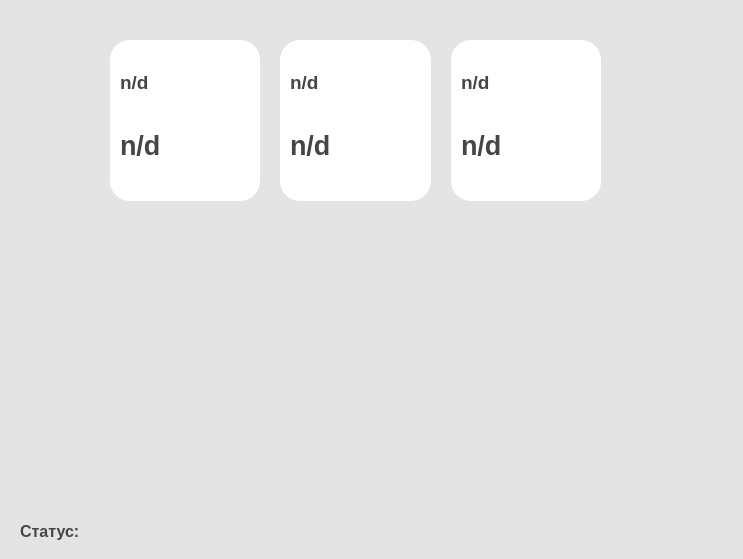
<?xml version="1.0" encoding="UTF-8"?>
<ui version="4.0">
 <class>MainWindow</class>
 <widget class="QMainWindow" name="MainWindow">
  <property name="geometry">
   <rect>
    <x>0</x>
    <y>0</y>
    <width>743</width>
    <height>559</height>
   </rect>
  </property>
  <property name="windowTitle">
   <string>MainWindow</string>
  </property>
  <property name="layoutDirection">
   <enum>Qt::LayoutDirection::LeftToRight</enum>
  </property>
  <property name="styleSheet">
   <string notr="true">QWidget {
	background-color: #e4e4e4;
}
</string>
  </property>
  <widget class="QWidget" name="centralwidget">
   <widget class="QWidget" name="widget" native="true">
    <property name="geometry">
     <rect>
      <x>110</x>
      <y>40</y>
      <width>491</width>
      <height>161</height>
     </rect>
    </property>
    <property name="styleSheet">
     <string notr="true">background-color: none;</string>
    </property>
    <layout class="QHBoxLayout" name="horizontalLayout">
     <property name="spacing">
      <number>20</number>
     </property>
     <property name="sizeConstraint">
      <enum>QLayout::SizeConstraint::SetMinimumSize</enum>
     </property>
     <item>
      <widget class="QWidget" name="widgetTemperatura" native="true">
       <property name="minimumSize">
        <size>
         <width>150</width>
         <height>150</height>
        </size>
       </property>
       <property name="baseSize">
        <size>
         <width>150</width>
         <height>150</height>
        </size>
       </property>
       <property name="styleSheet">
        <string notr="true">background-color: #ffffff;
border-radius: 20px</string>
       </property>
       <widget class="QLabel" name="labelTemp">
        <property name="geometry">
         <rect>
          <x>10</x>
          <y>75</y>
          <width>131</width>
          <height>61</height>
         </rect>
        </property>
        <property name="font">
         <font>
          <pointsize>20</pointsize>
          <bold>true</bold>
         </font>
        </property>
        <property name="styleSheet">
         <string notr="true">color: #464646</string>
        </property>
        <property name="text">
         <string>n/d</string>
        </property>
       </widget>
       <widget class="QLabel" name="labelImageTemp">
        <property name="geometry">
         <rect>
          <x>10</x>
          <y>10</y>
          <width>64</width>
          <height>64</height>
         </rect>
        </property>
        <property name="minimumSize">
         <size>
          <width>64</width>
          <height>64</height>
         </size>
        </property>
        <property name="font">
         <font>
          <pointsize>14</pointsize>
          <bold>true</bold>
         </font>
        </property>
        <property name="styleSheet">
         <string notr="true">color: #464646</string>
        </property>
        <property name="text">
         <string>n/d</string>
        </property>
       </widget>
      </widget>
     </item>
     <item>
      <widget class="QWidget" name="widgetHumadity" native="true">
       <property name="enabled">
        <bool>true</bool>
       </property>
       <property name="minimumSize">
        <size>
         <width>150</width>
         <height>150</height>
        </size>
       </property>
       <property name="baseSize">
        <size>
         <width>0</width>
         <height>0</height>
        </size>
       </property>
       <property name="styleSheet">
        <string notr="true">background-color: #ffffff;
border-radius: 20px</string>
       </property>
       <widget class="QLabel" name="labelImageHum">
        <property name="geometry">
         <rect>
          <x>10</x>
          <y>10</y>
          <width>64</width>
          <height>64</height>
         </rect>
        </property>
        <property name="minimumSize">
         <size>
          <width>64</width>
          <height>64</height>
         </size>
        </property>
        <property name="font">
         <font>
          <pointsize>14</pointsize>
          <bold>true</bold>
         </font>
        </property>
        <property name="styleSheet">
         <string notr="true">color: #464646</string>
        </property>
        <property name="text">
         <string>n/d</string>
        </property>
       </widget>
       <widget class="QLabel" name="labelHum">
        <property name="geometry">
         <rect>
          <x>10</x>
          <y>75</y>
          <width>131</width>
          <height>61</height>
         </rect>
        </property>
        <property name="font">
         <font>
          <pointsize>20</pointsize>
          <bold>true</bold>
         </font>
        </property>
        <property name="styleSheet">
         <string notr="true">color: #464646</string>
        </property>
        <property name="text">
         <string>n/d</string>
        </property>
       </widget>
      </widget>
     </item>
     <item>
      <widget class="QWidget" name="widgetPressure" native="true">
       <property name="minimumSize">
        <size>
         <width>150</width>
         <height>150</height>
        </size>
       </property>
       <property name="styleSheet">
        <string notr="true">background-color: #ffffff;
border-radius: 20px</string>
       </property>
       <widget class="QLabel" name="labelImagePres">
        <property name="geometry">
         <rect>
          <x>10</x>
          <y>10</y>
          <width>64</width>
          <height>64</height>
         </rect>
        </property>
        <property name="minimumSize">
         <size>
          <width>64</width>
          <height>64</height>
         </size>
        </property>
        <property name="font">
         <font>
          <pointsize>14</pointsize>
          <bold>true</bold>
         </font>
        </property>
        <property name="styleSheet">
         <string notr="true">color: #464646</string>
        </property>
        <property name="text">
         <string>n/d</string>
        </property>
       </widget>
       <widget class="QLabel" name="labelPres">
        <property name="geometry">
         <rect>
          <x>10</x>
          <y>75</y>
          <width>131</width>
          <height>61</height>
         </rect>
        </property>
        <property name="font">
         <font>
          <pointsize>20</pointsize>
          <bold>true</bold>
         </font>
        </property>
        <property name="styleSheet">
         <string notr="true">color: #464646</string>
        </property>
        <property name="text">
         <string>n/d</string>
        </property>
       </widget>
      </widget>
     </item>
    </layout>
   </widget>
   <widget class="QWidget" name="layoutWidget">
    <property name="geometry">
     <rect>
      <x>20</x>
      <y>520</y>
      <width>393</width>
      <height>23</height>
     </rect>
    </property>
    <layout class="QHBoxLayout" name="horizontalLayout_2">
     <item>
      <widget class="QLabel" name="labelStatus">
       <property name="minimumSize">
        <size>
         <width>60</width>
         <height>20</height>
        </size>
       </property>
       <property name="font">
        <font>
         <pointsize>12</pointsize>
         <bold>true</bold>
        </font>
       </property>
       <property name="styleSheet">
        <string notr="true">background-color: none;
color: #464646</string>
       </property>
       <property name="text">
        <string>Статус:</string>
       </property>
      </widget>
     </item>
     <item>
      <widget class="QLabel" name="infoMes">
       <property name="minimumSize">
        <size>
         <width>325</width>
         <height>21</height>
        </size>
       </property>
       <property name="font">
        <font>
         <pointsize>12</pointsize>
         <bold>true</bold>
        </font>
       </property>
       <property name="styleSheet">
        <string notr="true">background-color: none;
color: #464646</string>
       </property>
       <property name="text">
        <string/>
       </property>
       <property name="margin">
        <number>0</number>
       </property>
       <property name="indent">
        <number>0</number>
       </property>
      </widget>
     </item>
    </layout>
   </widget>
  </widget>
 </widget>
 <resources/>
 <connections/>
</ui>
